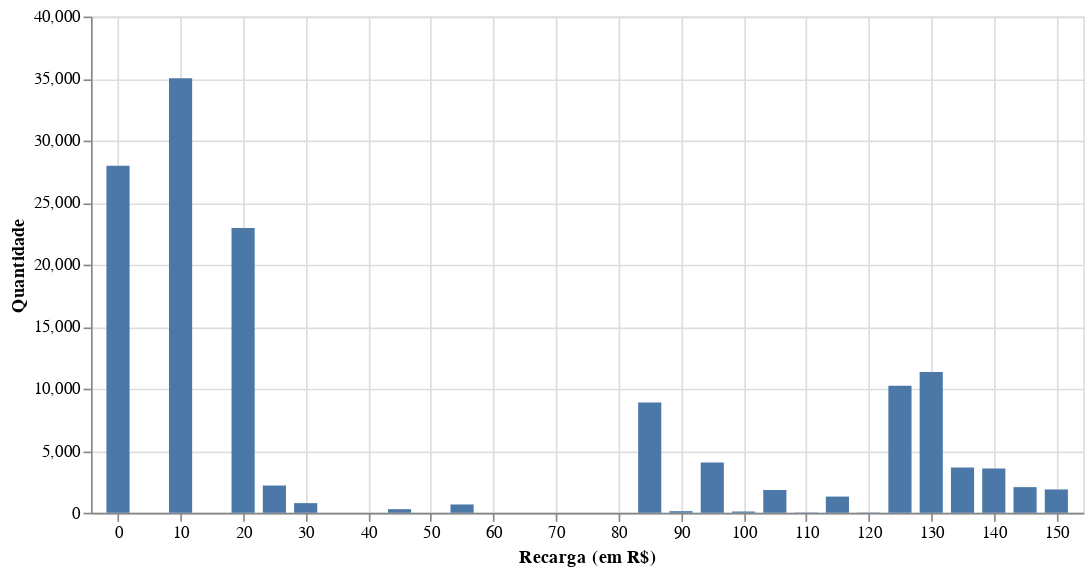

This figure's notebook cell:
### Code cell
alt.Chart(
    data = df_ofertas[['FAIXA_RECARGA']].value_counts().to_frame().reset_index(drop = False)
).mark_bar(
    size = 14
).encode(
    x = alt.X('FAIXA_RECARGA:Q', title = 'Recarga (em R$)', scale = alt.Scale(domain = [-3,153])),
    y = alt.Y('count:Q', title = 'Quantidade'),
    tooltip = ['FAIXA_RECARGA']
).properties(
    width = 600
)

### Figure 1 — Vega-Lite specification as saved in the notebook (floating-point values rounded to 4 significant figures)
{"config": {"view": {"continuousWidth": 300, "continuousHeight": 300}}, "data": {"name": "data-3304bf1e5bd3ee6892c85d61ba635946"}, "mark": {"type": "bar", "size": 14}, "encoding": {"tooltip": [{"field": "FAIXA_RECARGA", "type": "quantitative"}], "x": {"field": "FAIXA_RECARGA", "scale": {"domain": [-3, 153]}, "title": "Recarga (em R$)", "type": "quantitative"}, "y": {"field": "count", "title": "Quantidade", "type": "quantitative"}}, "width": 600, "$schema": "https://vega.github.io/schema/vega-lite/v5.20.1.json", "datasets": {"data-3304bf1e5bd3ee6892c85d61ba635946": [{"FAIXA_RECARGA": 10, "count": 35031}, {"FAIXA_RECARGA": 0, "count": 27981}, {"FAIXA_RECARGA": 20, "count": 22951}, {"FAIXA_RECARGA": 130, "count": 11350}, {"FAIXA_RECARGA": 125, "count": 10233}, {"FAIXA_RECARGA": 85, "count": 8887}, {"FAIXA_RECARGA": 95, "count": 4043}, {"FAIXA_RECARGA": 135, "count": 3647}, {"FAIXA_RECARGA": 140, "count": 3576}, {"FAIXA_RECARGA": 25, "count": 2193}, {"FAIXA_RECARGA": 145, "count": 2065}, {"FAIXA_RECARGA": 150, "count": 1878}, {"FAIXA_RECARGA": 105, "count": 1835}, {"FAIXA_RECARGA": 115, "count": 1303}, {"FAIXA_RECARGA": 30, "count": 775}, {"FAIXA_RECARGA": 55, "count": 668}, {"FAIXA_RECARGA": 45, "count": 287}, {"FAIXA_RECARGA": 90, "count": 127}, {"FAIXA_RECARGA": 100, "count": 99}, {"FAIXA_RECARGA": 110, "count": 22}, {"FAIXA_RECARGA": 120, "count": 21}]}}
